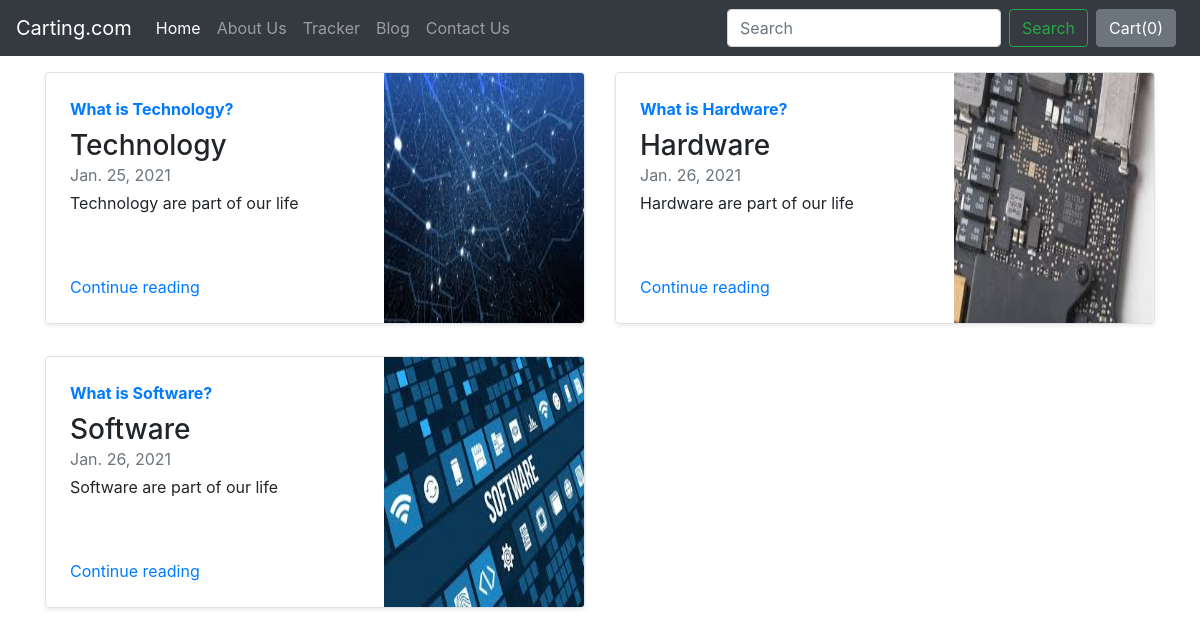
Screenshot of /blog/ with the database file from the repository.
### blog/models.py (models this page shows)
class Blogpost(models.Model):
    post_id = models.AutoField(primary_key= True)
    title = models.CharField(max_length=50)
    pub_name = models.CharField(max_length=50,default="")
    head0 = models.CharField(max_length=500, default="")
    chead0 = models.CharField(max_length=5000, default="")
    head1 = models.CharField(max_length=500, default="")
    chead1 = models.CharField(max_length=5000, default="")
    head2 = models.CharField(max_length=500, default="")
    chead2 = models.CharField(max_length=5000, default="")
    pub_date = models.DateField()
    thumbnail = models.ImageField(upload_to='shop/images',default="")
    def __str__(self):
        return self.title

### blog/views.py (the view)
# urls.py: path("",views.index,name="blogHome"),
def index(request):
    myposts = Blogpost.objects.all()
    print(myposts)
    return render(request,'blog/index.html',{'myposts':myposts})

### blog/templates/blog/index.html
{% extends 'blog/basic.html' %}
{% block body %}
<div class="container mt-3">
  <div class="row my-2">
    {% for item in myposts %}
      <div class="col-md-6">
        <div class="row no-gutters border rounded overflow-hidden flex-md-row mb-4 shadow-sm h-md-250 position-relative">
          <div class="col p-4 d-flex flex-column position-static">
            <strong class="d-inline-block mb-2 text-primary">{{item.head0}}</strong>
            <h3 class="mb-0">{{item.title }}</h3>
            <div class="mb-1 text-muted">{{item.pub_date}}</div>
            <p class="card-text mb-auto">{{item.head1}}</p>
            <a href="blogpost/{{item.post_id}}" class="stretched-link">Continue reading</a>
          </div>
          <div class="col-auto d-none d-lg-block">
            <img src="/media/{{item.thumbnail}}" class="bd-placeholder-img" width="200" height="250" aria-label="Placeholder: Thumbnail">
          </div>
        </div>
      </div>
    {% if forloop.counter|divisibleby:2 %}
  </div><div class="row my-2">
    {% endif %}
    {% endfor %}
</div>
{% endblock %}

### blog/templates/blog/basic.html (shortened to what this page needs)
<!doctype html>
<html lang="en">
<head>
  <link rel="stylesheet" href="https://cdn.jsdelivr.net/npm/bootstrap@4.5.3/dist/css/bootstrap.min.css">
  <link rel="stylesheet" href="https://stackpath.bootstrapcdn.com/bootstrap/4.2.1/css/bootstrap.min.css">
</head>
<body>
  <nav class="navbar navbar-expand-lg navbar-dark bg-dark">
    <a class="navbar-brand" href="/shop">Carting.com</a>
    <div class="collapse navbar-collapse" id="navbarSupportedContent">
      <ul class="navbar-nav mr-auto">
        <li class="nav-item active">
          <a class="nav-link" href="/shop"> Home </a>
        </li>
        <li class="nav-item">
          <a class="nav-link" href="/shop/about">About Us</a>
        </li>
        <li class="nav-item">
          <a class="nav-link" href="/shop/tracker">Tracker</a>
        </li>
        <li class="nav-item">
          <a class="nav-link" href="/blog">Blog</a>
        </li>
        <li class="nav-item">
          <a class="nav-link" href="/shop/contact">Contact Us</a>
        </li>
      </ul>
      <form class="form-inline my-2 my-lg-0">
        <input class="form-control mr-sm-2" type="search" placeholder="Search" aria-label="Search">
        <button class="btn btn-outline-success my-2 my-sm-0" type="submit">Search</button>
      </form>
      <button type="button" class="btn btn-secondary mx-2" id="popcart"data-container="body" data-toggle="popover" data-html="true" data-placement="bottom" data-content="Vivamus
        sagittis lacus vel augue laoreet rutrum faucibus.">
        Cart(<span id="cart">0</span>)
      </button>
    </div>
  </nav>
      {% block body %} {% endblock %}
</body>
</html>

### rows the page displays
Blogpost: head0 "What is Technology?", title "Technology", pub_date "Jan. 25, 2021", head1 "Technology are part of our life", thumbnail (picture)
Blogpost: head0 "What is Hardware?", title "Hardware", pub_date "Jan. 26, 2021", head1 "Hardware are part of our life", thumbnail (picture)
Blogpost: head0 "What is Software?", title "Software", pub_date "Jan. 26, 2021", head1 "Software are part of our life", thumbnail (picture)
